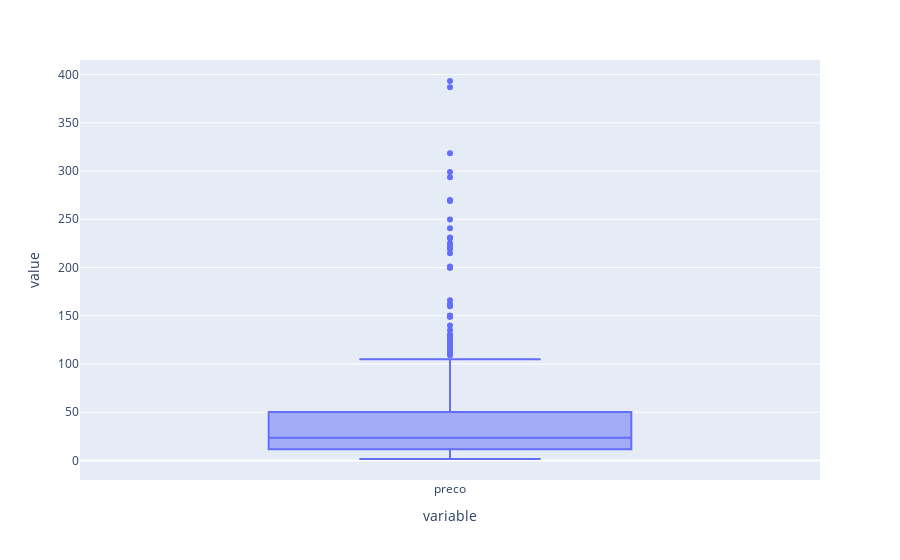

Notebook code for this chart:
### Markdown cell above
## Tratamento de Outlier

Ao realizar análise dos outlier da base, verificamos que apesar de fora do desvio padrão, estes dados não deveriam ser descartados, uma vez que representam o valor real do item.

### Code cell
px.box(dados.preco)

### Figure 1 — Plotly figure (JSON) as saved in the notebook; plotly's stock layout.template omitted (floating-point values rounded to 4 significant figures; data arrays with more than 128 entries replaced by an {"elided": "..."} marker saying what was removed)
{"data": [{"alignmentgroup": "True", "hovertemplate": "variable=%{x}<br>value=%{y}<extra></extra>", "legendgroup": "", "marker": {"color": "#636efa"}, "name": "", "notched": false, "offsetgroup": "", "orientation": "v", "showlegend": false, "type": "box", "x": {"elided": "599 str values"}, "x0": " ", "xaxis": "x", "y": {"elided": "599 float values"}, "y0": " ", "yaxis": "y"}], "layout": {"boxmode": "group", "legend": {"tracegroupgap": 0}, "margin": {"t": 60}, "xaxis": {"anchor": "y", "domain": [0, 1], "title": {"text": "variable"}}, "yaxis": {"anchor": "x", "domain": [0, 1], "title": {"text": "value"}}}}
